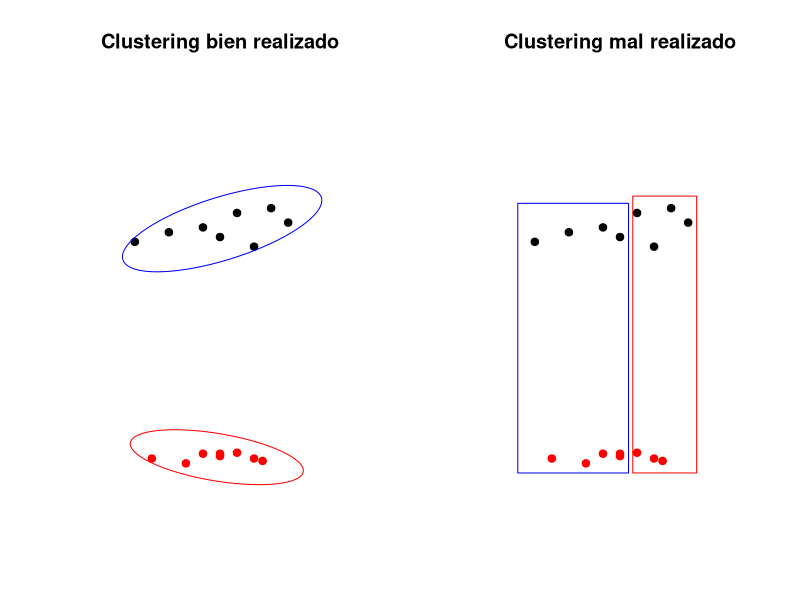
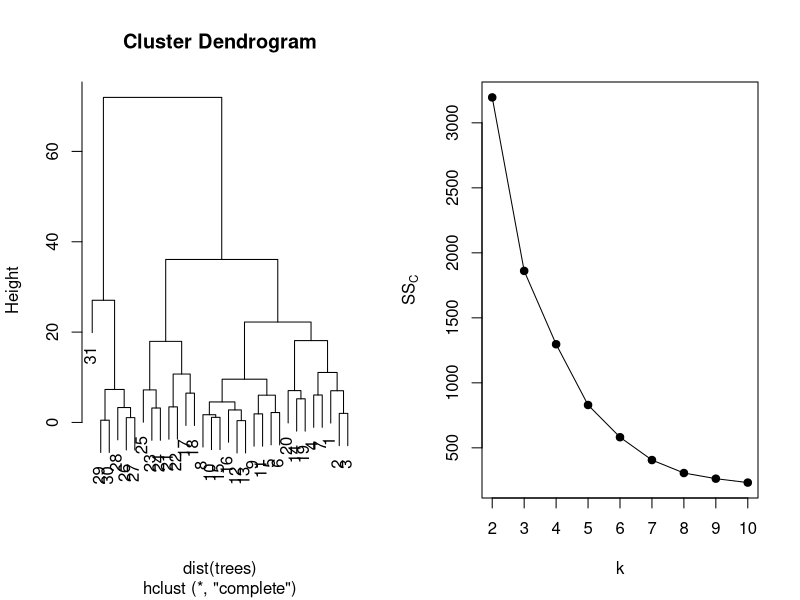

Generate these figures, in order, with R:
## ---- chunk 1
knitr::opts_chunk$set(echo = TRUE)
## ---- chunk 2
par(mfrow=c(1,2))
xp=c(1,1.2,1.4,1.5,1.6,1.7,1.8,1.9,1.1,1.3,1.4,1.5,1.5,1.6,1.7,1.75)
yp=c(5,5.2,5.3,5.1,5.6,4.9,5.7,5.4,0.5,0.4,0.6,0.55,0.6,0.62,0.5,0.45)
color=c(rep("black",8),rep("red",8))
plot(xp,yp,xlim=c(0.75,2.25),ylim=c(0,8),axes= FALSE,pch=19,xlab="",ylab="",col=color,main="Clustering bien realizado")
xc <- mean(xp[1:8]) # center x_c or h
yc <- mean(yp[1:8]) # y_c or k
a <- (max(xp[1:8])-min(xp[1:8]))*0.65 # major axis length
b <- (max(yp[1:8])-min(yp[1:8]))*0.85 # minor axis length
phi <- 0 # angle of major axis with x axis phi or tau

t <- seq(0, 2*pi, 0.01) 
x <- xc + a*cos(t)*cos(phi) - b*sin(t)*sin(phi)
y <- yc + a*cos(t)*cos(phi) + b*sin(t)*cos(phi)
lines(x,y,pch=19, col='blue')

xc <- mean(xp[9:16]) # center x_c or h
yc <- mean(yp[9:16]) # y_c or k
a <- (max(xp[9:16])-min(xp[9:16]))*0.55 # major axis length
b <- (max(yp[9:16])-min(yp[9:16]))*3 # minor axis length
phi <- -15 # angle of major axis with x axis phi or tau

t <- seq(0, 2*pi, 0.01) 
x <- xc + a*cos(t)*cos(phi) - b*sin(t)*sin(phi)
y <- yc + a*cos(t)*cos(phi) + b*sin(t)*cos(phi)
lines(x,y,pch=19, col='red')

plot(xp,yp,xlim=c(0.75,2.25),ylim=c(0,8),axes= FALSE,pch=19,xlab="",ylab="",col=color,main="Clustering mal realizado")
library(graphics)
rect(min(xp)-0.1,min(yp)-0.2,max(c(xp[1:4],xp[9:12]))+0.05,max(yp)+0.1,col=NA,border="blue")
rect(min(xp[14:16])-0.025,min(yp[14:16])-0.25,max(xp[5:8])+0.05,max(yp[5:8])+0.25,col=NA,border="red")
## ---- chunk 3
plot(hclust(dist(trees)))
## ---- chunk 4
ssc=c()
repeticions=50
for (i in 2:10){
  aux=c()
  for (j in 1:repeticions){
    aux=c(aux,kmeans(trees,i)$tot.withinss)
  }
  ssc=c(ssc,min(aux))
}
pendientes=ssc[-1]-ssc[-length(ssc)]
variación.pendientes = pendientes[-1]-pendientes[-length(pendientes)]
plot(2:10,ssc,type="o",xlim=c(2,10),ylab=expression(SS[C]),xlab="k",xaxp=c(2,10,8),pch=19)
## ---- chunk 5
resultado.km.trees=kmeans(trees,centers=3,algorithm = 'MacQueen')
resultado.km.trees
## ---- chunk 6
which(resultado.km.trees$cluster==1)
## ---- chunk 7
which(resultado.km.trees$cluster==2)
## ---- chunk 8
which(resultado.km.trees$cluster==3)
## ---- chunk 9
resultado.km.trees$centers[1,]
## ---- chunk 10
resultado.km.trees$centers[2,]
## ---- chunk 11
resultado.km.trees$centers[3,]
## ---- chunk 12
resultado.km.trees$withinss
## ---- chunk 13
sum(resultado.km.trees$withinss)
resultado.km.trees$tot.withinss
## ---- chunk 14
resultado.km.trees$totss
## ---- chunk 15
resultado.km.trees$betweenss
## ---- chunk 16
(centro.global=apply(trees,2,mean))
sum(resultado.km.trees$size*apply((t(resultado.km.trees$centers)-centro.global)^2,2,sum))
## ---- chunk 17
veces=50
SSCs=c()
for (i in 1:veces){
  SSCs=c(SSCs,kmeans(trees,3,algorithm = "MacQueen")$tot.withinss)
}
(min(SSCs))
